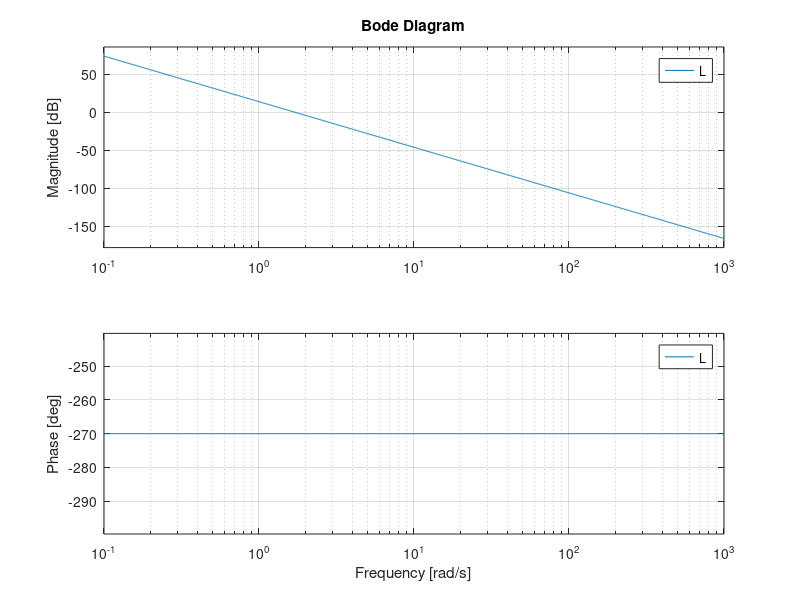
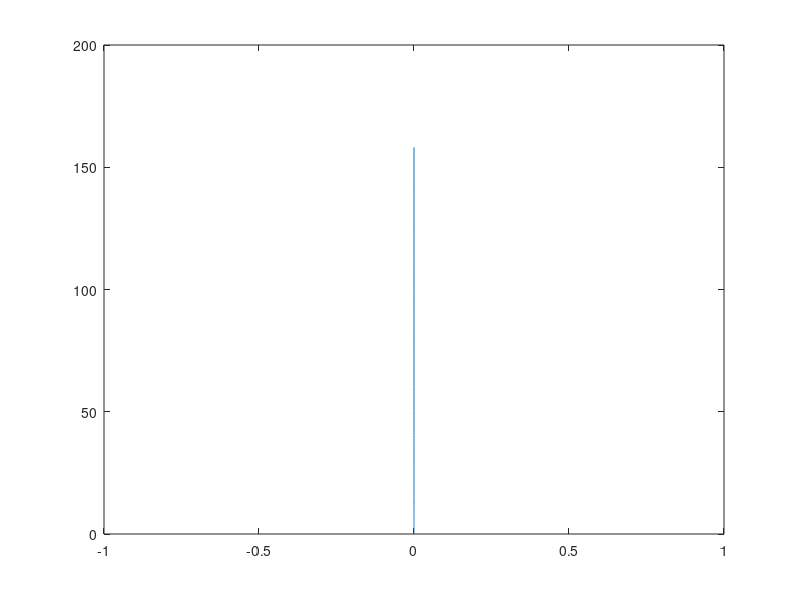
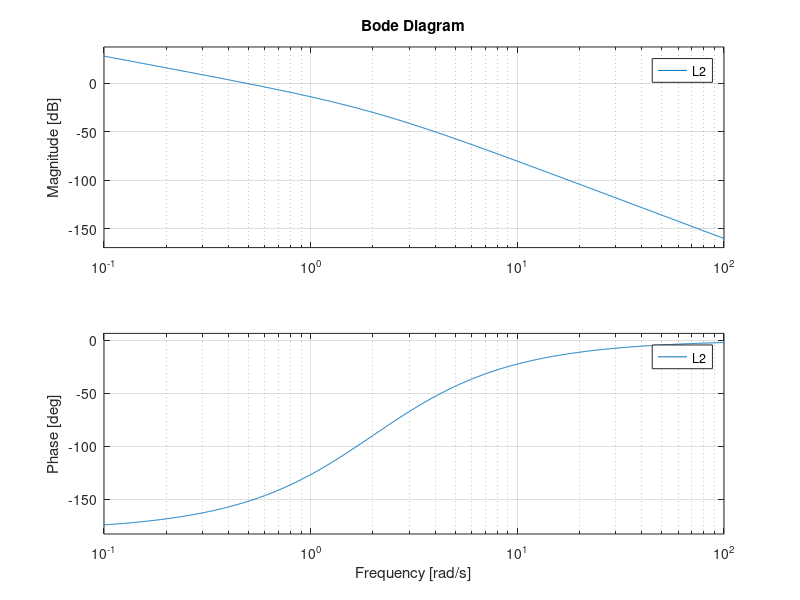
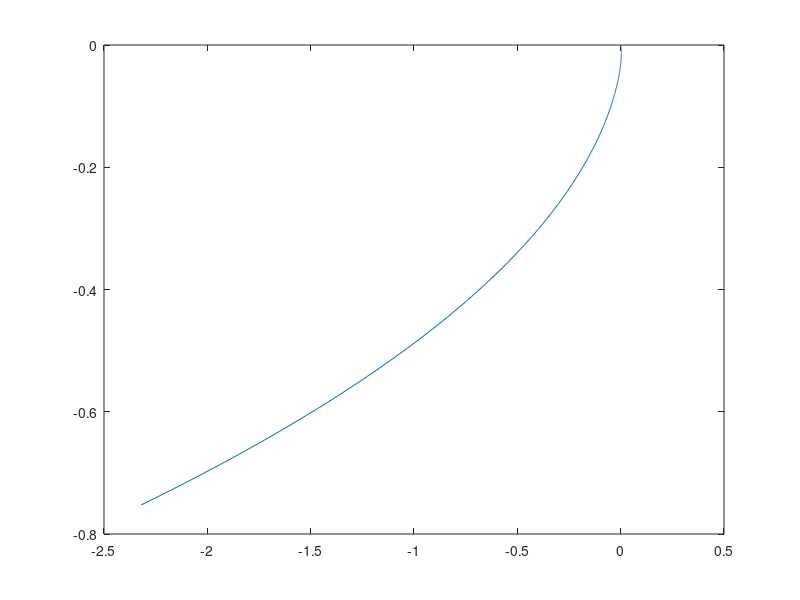

MATLAB code for these plots, in order:
clear all
clc

s = tf("s");

L = 5/s^3;
figure,bode(L)
[re1,im1] = nyquist(L);
figure,plot(squeeze(re1),squeeze(im1))

L2 =0.25/((s^2)*(1-0.5*s)^2)
figure,bode(L2)
[re2,im2] = nyquist(L2);
figure,plot(squeeze(re2),squeeze(im2))

L3 = (s-1) / (s*(s^2 -9))
figure,bode(L3)
[re3,im3] = nyquist(L3);
figure,plot(squeeze(re3),squeeze(im3))

L4 = (1+0.5*s)/((1+s)*(1-s)^2)
figure,bode(L4)
[re4,im4] = nyquist(L4);
figure,plot(squeeze(re4),squeeze(im4))


L5 = (s^2 + 1)/((s^2 - 4)*(s+4))
figure,bode(L5)
[re5,im5] = nyquist(L5);
figure,plot(squeeze(re5),squeeze(im5))